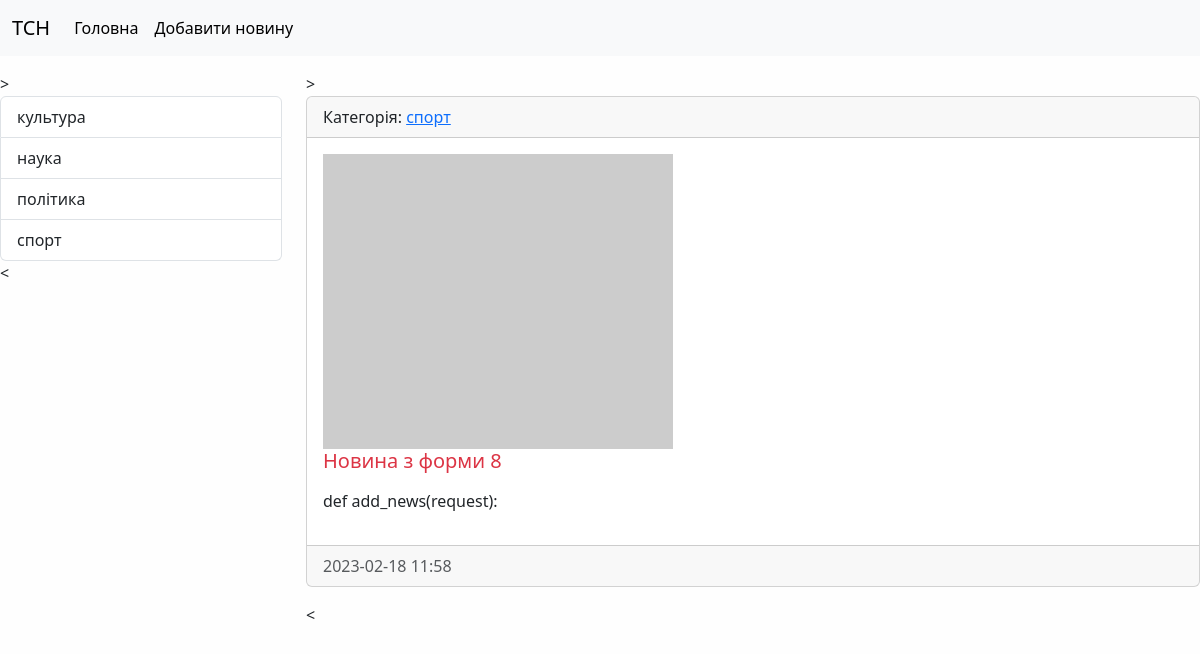
Screenshot of /news/18/ with the database file from the repository.
### news/models.py (models this page shows, shortened)
class Category(models.Model):
    title= models.CharField(max_length=150, db_index=True, verbose_name="Назва категорії")
    def get_absolute_url(self):
        return reverse('category', kwargs={'category_id': self.pk})
    def __str__(self):
        return self.title
    class Meta:
        verbose_name="Категорія"
        verbose_name_plural = "Категорії"
        ordering=['title']

class News(models.Model):
    title = models.CharField(max_length=150, verbose_name="Назва новини")
    content = models.TextField(blank=True, verbose_name="контент")
    created_at = models.DateTimeField(auto_now_add=True, verbose_name="Дата публікації")
    updated_at = models.DateTimeField(auto_now=True, verbose_name="оновлено")
    photo = models.ImageField(upload_to='photos/%Y/%m/%d/', verbose_name="фото", blank=True)
    is_published = models.BooleanField(default=True, verbose_name="Опубліковано?")
    category=models.ForeignKey('Category', on_delete=models.PROTECT, verbose_name="Категорія")
    def get_absolute_url(self):
        return reverse('view_news', kwargs={'pk': self.pk})
    class Meta:
        verbose_name="Новина"
        verbose_name_plural = "Новини"
        ordering=['-created_at']

### news/views.py (the view)
# urls.py: path('news/<int:pk>/', ViewNews.as_view(), name='view_news'),
class ViewNews(DetailView):
    model = News
    context_object_name = 'news_item'

### news/templatetags/news_tags.py (called while the page is built)
@register.inclusion_tag('news/list_categories.html')
def show_categories(arg1='Hello', arg2='world'):
    categories = Category.objects.all()
    return {'categories':categories, 'arg1':arg1, 'arg2':arg2}

### news/templates/news/news_detail.html (shortened to what this page needs)
{% extends 'base.html' %}
{%block sidebar%}>
{%include 'inc/_sitebar.html'%}
<{%endblock%}
{%block content%}>
       <div class="card mb-3">
          <div class="card-header">
            Категорія: <a href="{{news_item.get_absolute_url}}"> {{news_item.category}}</a>
          </div>
          <div class="card-body">
                  {%if item.photo%}
                  <img src="{{news_item.photo.url}} " alt=" " width="350" class="float-left mr-3">
                  {%else%}
                  <img src="https://picsum.photos/id/237/200/300" alt=" " width="350" class="float-left mr-3">
                  {%endif%}
                  <h5 class="card-title {%cycle 'text-danger' 'text-success'%}">{{ news_item.title }}</h5>
                  <p class="card-text">{{ news_item.content|safe|linebreaks}}</p>
          </div>
          <div class="card-footer text-muted">
             {{ news_item.created_at|date:'Y-m-d H:i'}}
          </div>
       </div>
<{%endblock%}

### news/templates/news/list_categories.html
{% load news_tags%}
<div class="list-group ">
    {%for item in categories%}
    <a href="{{item.get_absolute_url}}" class="list-group-item list-group-item-action">{{item.title}}</a>
    {%endfor%}
</div>

### mysite/static/css/style.css (style rules this page uses)
body { background-color: #fefefe; }

### rows the page displays
Category: title "культура"
Category: title "наука"
Category: title "політика"
Category: title "спорт"
News: category "спорт", title "Новина з форми 8", content "def add_news(request):", created_at "2023-02-18 11:58"
